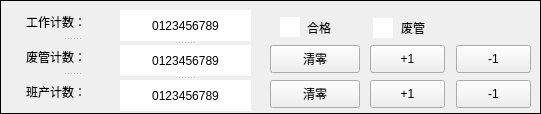
      <widget class="QFrame" name="frame_4">
       <property name="geometry">
        <rect>
         <x>0</x>
         <y>115</y>
         <width>541</width>
         <height>114</height>
        </rect>
       </property>
       <property name="frameShape">
        <enum>QFrame::Box</enum>
       </property>
       <property name="frameShadow">
        <enum>QFrame::Plain</enum>
       </property>
       <widget class="QSplitter" name="splitter_14">
        <property name="geometry">
         <rect>
          <x>26</x>
          <y>6</y>
          <width>91</width>
          <height>101</height>
         </rect>
        </property>
        <property name="orientation">
         <enum>Qt::Vertical</enum>
        </property>
        <widget class="QLabel" name="label_44">
         <property name="styleSheet">
          <string notr="true">font: 12pt &quot;黑体&quot;;</string>
         </property>
         <property name="text">
          <string>工作计数：</string>
         </property>
         <property name="alignment">
          <set>Qt::AlignLeading|Qt::AlignLeft|Qt::AlignVCenter</set>
         </property>
        </widget>
        <widget class="QLabel" name="label_45">
         <property name="styleSheet">
          <string notr="true">font: 12pt &quot;黑体&quot;;</string>
         </property>
         <property name="text">
          <string>废管计数：</string>
         </property>
         <property name="alignment">
          <set>Qt::AlignLeading|Qt::AlignLeft|Qt::AlignVCenter</set>
         </property>
        </widget>
        <widget class="QLabel" name="label_46">
         <property name="styleSheet">
          <string notr="true">font: 12pt &quot;黑体&quot;;</string>
         </property>
         <property name="text">
          <string>班产计数：</string>
         </property>
         <property name="alignment">
          <set>Qt::AlignLeading|Qt::AlignLeft|Qt::AlignVCenter</set>
         </property>
        </widget>
       </widget>
       <widget class="QSplitter" name="splitter_15">
        <property name="geometry">
         <rect>
          <x>120</x>
          <y>10</y>
          <width>131</width>
          <height>101</height>
         </rect>
        </property>
        <property name="orientation">
         <enum>Qt::Vertical</enum>
        </property>
        <widget class="QLabel" name="label_47">
         <property name="styleSheet">
          <string notr="true">background-color: rgb(255, 255, 255);
font: 14pt &quot;Times New Roman&quot;;</string>
         </property>
         <property name="text">
          <string>0123456789</string>
         </property>
         <property name="alignment">
          <set>Qt::AlignCenter</set>
         </property>
        </widget>
        <widget class="QLabel" name="label_48">
         <property name="styleSheet">
          <string notr="true">background-color: rgb(255, 255, 255);
font: 14pt &quot;Times New Roman&quot;;</string>
         </property>
         <property name="text">
          <string>0123456789</string>
         </property>
         <property name="alignment">
          <set>Qt::AlignCenter</set>
         </property>
        </widget>
        <widget class="QLabel" name="label_49">
         <property name="styleSheet">
          <string notr="true">background-color: rgb(255, 255, 255);
font: 14pt &quot;Times New Roman&quot;;</string>
         </property>
         <property name="text">
          <string>0123456789</string>
         </property>
         <property name="alignment">
          <set>Qt::AlignCenter</set>
         </property>
        </widget>
       </widget>
       <widget class="QLabel" name="label_50">
        <property name="geometry">
         <rect>
          <x>280</x>
          <y>17</y>
          <width>20</width>
          <height>20</height>
         </rect>
        </property>
        <property name="styleSheet">
         <string notr="true">background-color: rgb(255, 255, 255);</string>
        </property>
        <property name="text">
         <string/>
        </property>
       </widget>
       <widget class="QLabel" name="label_51">
        <property name="geometry">
         <rect>
          <x>307</x>
          <y>13</y>
          <width>61</width>
          <height>30</height>
         </rect>
        </property>
        <property name="styleSheet">
         <string notr="true">font: 12pt &quot;黑体&quot;;</string>
        </property>
        <property name="text">
         <string>合格</string>
        </property>
        <property name="alignment">
         <set>Qt::AlignLeading|Qt::AlignLeft|Qt::AlignVCenter</set>
        </property>
       </widget>
       <widget class="QLabel" name="label_52">
        <property name="geometry">
         <rect>
          <x>373</x>
          <y>18</y>
          <width>20</width>
          <height>20</height>
         </rect>
        </property>
        <property name="styleSheet">
         <string notr="true">background-color: rgb(255, 255, 255);</string>
        </property>
        <property name="text">
         <string/>
        </property>
       </widget>
       <widget class="QLabel" name="label_53">
        <property name="geometry">
         <rect>
          <x>401</x>
          <y>13</y>
          <width>61</width>
          <height>30</height>
         </rect>
        </property>
        <property name="styleSheet">
         <string notr="true">font: 12pt &quot;黑体&quot;;</string>
        </property>
        <property name="text">
         <string>废管</string>
        </property>
        <property name="alignment">
         <set>Qt::AlignLeading|Qt::AlignLeft|Qt::AlignVCenter</set>
        </property>
       </widget>
       <widget class="QPushButton" name="pushButton">
        <property name="geometry">
         <rect>
          <x>270</x>
          <y>45</y>
          <width>90</width>
          <height>28</height>
         </rect>
        </property>
        <property name="text">
         <string>清零</string>
        </property>
       </widget>
       <widget class="QPushButton" name="pushButton_2">
        <property name="geometry">
         <rect>
          <x>270</x>
          <y>80</y>
          <width>90</width>
          <height>28</height>
         </rect>
        </property>
        <property name="text">
         <string>清零</string>
        </property>
       </widget>
       <widget class="QPushButton" name="pushButton_3">
        <property name="geometry">
         <rect>
          <x>370</x>
          <y>45</y>
          <width>75</width>
          <height>28</height>
         </rect>
        </property>
        <property name="text">
         <string>+1</string>
        </property>
       </widget>
       <widget class="QPushButton" name="pushButton_4">
        <property name="geometry">
         <rect>
          <x>370</x>
          <y>80</y>
          <width>75</width>
          <height>28</height>
         </rect>
        </property>
        <property name="text">
         <string>+1</string>
        </property>
       </widget>
       <widget class="QPushButton" name="pushButton_5">
        <property name="geometry">
         <rect>
          <x>456</x>
          <y>45</y>
          <width>75</width>
          <height>28</height>
         </rect>
        </property>
        <property name="text">
         <string>-1</string>
        </property>
       </widget>
       <widget class="QPushButton" name="pushButton_6">
        <property name="geometry">
         <rect>
          <x>456</x>
          <y>80</y>
          <width>75</width>
          <height>28</height>
         </rect>
        </property>
        <property name="text">
         <string>-1</string>
        </property>
       </widget>
      </widget>
